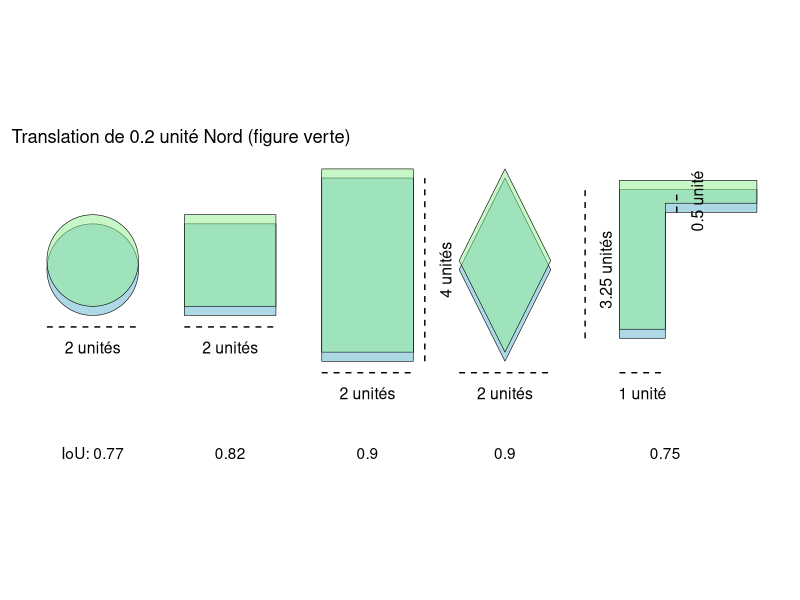
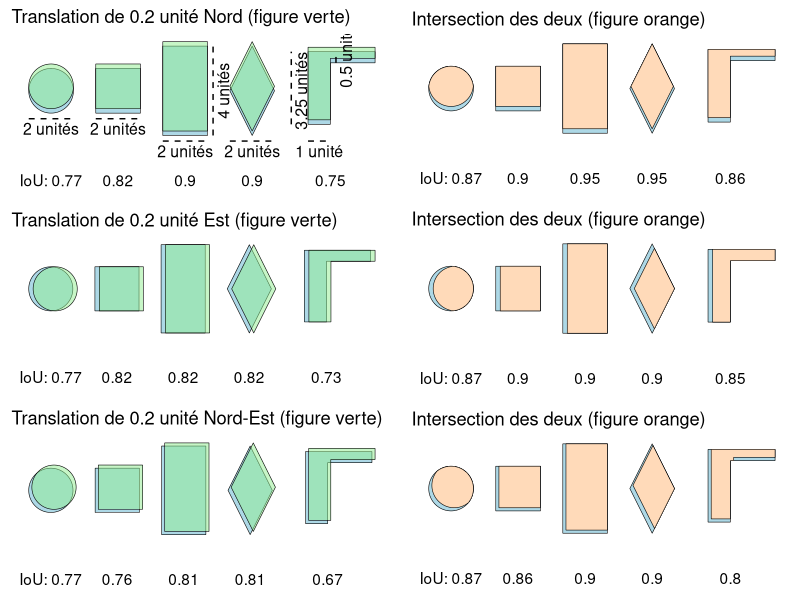

The R script that drew these images, in order: (Note: this script raises an error after producing the figures.)
## ---- chunk 1
knitr::opts_chunk$set(echo = TRUE)
rm(list = ls())
## ---- chunk 2
library(sf)
library(ggplot2)
library(gridExtra)
## ---- chunk 3
calculate_iou <- function(geometry_avant, geometry_apres) {
  if (!st_is_empty(geometry_avant) & !st_is_empty(geometry_apres)) {
    
    intersection <- st_intersection(geometry_avant, geometry_apres)
    
    if (length(intersection) == 0) {
      return(0) # Si les géométries ne s'intersectent pas du tout, IoU est 0
    }
    
    area_intersection <- st_area(intersection)
    union <- st_union(geometry_avant, geometry_apres)
    area_union <- st_area(union)
    
    return(as.numeric(area_intersection / area_union))
  } else {
    return(NA)
  }
}

calculate_iou_ajust <- function(geometry_avant, geometry_apres) {
  if (!st_is_empty(geometry_avant) & !st_is_empty(geometry_apres)) {
    # Calculer l'ajustement de la géométrie_avant
    centroid_apres <- st_centroid(geometry_apres)
    centroid_avant <- st_centroid(geometry_avant)
    translation_vector <- st_coordinates(centroid_apres)[1, 1:2] - st_coordinates(centroid_avant)[1, 1:2]
    geometry_avant_ajust <- st_geometry(geometry_avant) + translation_vector
    iou_ajust <- calculate_iou(st_set_crs(geometry_avant_ajust, 2154), geometry_apres)
    
    return(iou_ajust)
  } else {
    return(NA)
  }
}
## ---- chunk 4
create_circle <- function(center, radius, n_points = 100) {
  angles <- seq(0, 2 * pi, length.out = n_points)
  circle_points <- cbind(center[1] + radius * cos(angles),
                         center[2] + radius * sin(angles))
  # Assurez-vous que le polygone est fermé en répétant le premier point à la fin
  circle_points <- rbind(circle_points, circle_points[1,])
  circle <- st_polygon(list(circle_points))
  return(circle)
}

create_square <- function(center, side_length) {
  half_side <- side_length / 2
  square <- st_polygon(list(rbind(c(center[1] - half_side, center[2] - half_side),
                                  c(center[1] + half_side, center[2] - half_side),
                                  c(center[1] + half_side, center[2] + half_side),
                                  c(center[1] - half_side, center[2] + half_side),
                                  c(center[1] - half_side, center[2] - half_side))))
  return(square)
}

create_square <- function(center, side_length) {
  half_side <- side_length / 2
  square <- st_polygon(list(rbind(c(center[1] - half_side, center[2] - half_side),
                                  c(center[1] + half_side, center[2] - half_side),
                                  c(center[1] + half_side, center[2] + half_side),
                                  c(center[1] - half_side, center[2] + half_side),
                                  c(center[1] - half_side, center[2] - half_side))))
  return(square)
}

create_rectangle <- function(center, width, height) {
  half_width <- width / 2
  half_height <- height / 2
  rectangle <- st_polygon(list(rbind(c(center[1] - half_width, center[2] - half_height),
                                     c(center[1] + half_width, center[2] - half_height),
                                     c(center[1] + half_width, center[2] + half_height),
                                     c(center[1] - half_width, center[2] + half_height),
                                     c(center[1] - half_width, center[2] - half_height))))
  return(rectangle)
}

create_diamond <- function(center, width, height) {
  half_width <- width / 2
  half_height <- height / 2
  diamond <- st_polygon(list(rbind(c(center[1], center[2] - half_height),
                                   c(center[1] + half_width, center[2]),
                                   c(center[1], center[2] + half_height),
                                   c(center[1] - half_width, center[2]),
                                   c(center[1], center[2] - half_height))))
  return(diamond)
}

## ---- chunk 5

# Définir les centres pour espacer les formes
centers_1 <- list(
  circle_center = c(0, 0),
  square_center = c(3, 0),
  rectangle_center = c(6, 0),
  diamond_center = c(9, 0),
  L_b_center = c(12, 0),
  L_h_center = c(13, 1.5)
)

centers_2 <- list(
  circle_center = c(0, 0.2),
  square_center = c(3, 0.2),
  rectangle_center = c(6, 0.2),
  diamond_center = c(9, 0.2),
  L_b_center = c(12, 0.2),
  L_h_center = c(13, 1.7)
)

# Créer les formes avec les centres espacés
circle_1 <- create_circle(centers_1$circle_center, radius = 1)
square_1 <- create_square(centers_1$square_center, side_length = 2)
rectangle_1 <- create_rectangle(centers_1$rectangle_center, width = 2, height = 4)
diamond_1 <- create_diamond(centers_1$diamond_center, width = 2, height = 4)
L_b <- create_rectangle(centers_1$L_b_center, width = 1, height = 3)
L_h <- create_rectangle(centers_1$L_h_center, width = 3, height = 0.5)

L_1 <- st_union(L_b, L_h)

geometries <- st_sfc(circle_1, square_1, rectangle_1, diamond_1, L_1, crs = 4326)
geometries_sf_1 <- st_sf(geometry = geometries)

circle_2 <- create_circle(centers_2$circle_center, radius = 1)
square_2 <- create_square(centers_2$square_center, side_length = 2)
rectangle_2 <- create_rectangle(centers_2$rectangle_center, width = 2, height = 4)
diamond_2 <- create_diamond(centers_2$diamond_center, width = 2, height = 4)
L_b <- create_rectangle(centers_2$L_b_center, width = 1, height = 3)
L_h <- create_rectangle(centers_2$L_h_center, width = 3, height = 0.5)

L_2 <- st_union(L_b, L_h)

geometries <- st_sfc(circle_2, square_2, rectangle_2, diamond_2, L_2, crs = 4326)
geometries_sf_2 <- st_sf(geometry = geometries)

iou <- list(
  circle = calculate_iou(circle_1, circle_2),
  square = calculate_iou(square_1, square_2),
  rectangle = calculate_iou(rectangle_1, rectangle_2),
  diamond = calculate_iou(rectangle_1, rectangle_2),
  L = calculate_iou(L_1, L_2)
)

# Affichage avec ggplot2
plot1 <- ggplot() +
  geom_sf(data = geometries_sf_1, fill = 'lightblue', color = 'black') +
  geom_sf(data = geometries_sf_2, fill = 'lightgreen', color = 'black', alpha = 0.5) +
  theme_minimal() +
  ggtitle("Translation de 0.2 unité Nord (figure verte)") +
  
  # Annotation pour le cercle (diamètre)
  geom_segment(aes(x = -1, y = -1.25, xend = 1, yend = -1.25), color = "black", linetype = "dashed") + 
  annotate("text", x = 0, y = -1.7, label = "2 unités", color = "black", size = 4) +
  
  # Annotation pour le carré (côté)
  geom_segment(aes(x = 2, y = -1.25, xend = 4, yend = -1.25), color = "black", linetype = "dashed") + 
  annotate("text", x = 3, y = -1.7, label = "2 unités", color = "black", size = 4) +
  
  # Annotation pour le rectangle (largeur et hauteur)
  geom_segment(aes(x = 5, y = -2.25, xend = 7, yend = -2.25), color = "black", linetype = "dashed") + 
  annotate("text", x = 6, y = -2.7, label = "2 unités", color = "black", size = 4) +
  geom_segment(aes(x = 7.25, y = -2, xend = 7.25, yend = 2), color = "black", linetype = "dashed") + 
  annotate("text", x = 7.7, y = 0, label = "4 unités", color = "black", size = 4, angle = 90) +
  
  # Annotation pour le losange (largeur et hauteur)
  geom_segment(aes(x = 8, y = -2.25, xend = 10, yend = -2.25), color = "black", linetype = "dashed") + 
  annotate("text", x = 9, y = -2.7, label = "2 unités", color = "black", size = 4) +
  
  # Annotation pour le L (largeur et hauteur)
  geom_segment(aes(x = 10.75, y = -1.5, xend = 10.75, yend = 1.75), color = "black", linetype = "dashed") + 
  annotate("text", x = 11.2, y = 0, label = "3.25 unités", color = "black", size = 4, angle = 90) +
  
  geom_segment(aes(x = 11.5, y = -2.25, xend = 12.5, yend = -2.25), color = "black", linetype = "dashed") + 
  annotate("text", x = 12, y = -2.7, label = "1 unité", color = "black", size = 4) +
  
  geom_segment(aes(x = 12.75, y = 1.25, xend = 12.75, yend = 1.75), color = "black", linetype = "dashed") + 
  annotate("text", x = 13.2, y = 1.5, label = "0.5 unité", color = "black", size = 4, angle = 90) +
  
  # Annotations des IOU
  annotate("text", x = 0, y = -4, label = paste0("IoU: ", round(iou$circle, 2)), color = "black") +
  annotate("text", x = 3, y = -4, label = round(iou$square, 2), color = "black") +
  annotate("text", x = 6, y = -4, label = round(iou$rectangle, 2), color = "black") +
  annotate("text", x = 9, y = -4, label = round(iou$diamond, 2), color = "black") +
  annotate("text", x = 12.5, y = -4, label = round(iou$L, 2), color = "black") +
  
  # Suppression des axes et de la grille
  theme(
    axis.title.x = element_blank(),
    axis.title.y = element_blank(),
    axis.text.x = element_blank(),
    axis.text.y = element_blank(),
    axis.ticks.x = element_blank(),
    axis.ticks.y = element_blank(),
    panel.grid = element_blank()
  )

plot1
## ---- chunk 6

circle_3 <- st_intersection(circle_1, circle_2)
square_3 <- st_intersection(square_1, square_2)
rectangle_3 <- st_intersection(rectangle_1, rectangle_2)
diamond_3 <- st_intersection(diamond_1, diamond_2)
L_3 <- st_intersection(L_1, L_2)

geometries <- st_sfc(circle_3, square_3, rectangle_3, diamond_3, L_3, crs = 4326)
geometries_sf_3 <- st_sf(geometry = geometries)

iou <- list(
  circle = calculate_iou(circle_1, circle_3),
  square = calculate_iou(square_1, square_3),
  rectangle = calculate_iou(rectangle_1, rectangle_3),
  diamond = calculate_iou(rectangle_1, rectangle_3),
  L = calculate_iou(L_1, L_3)
)

# Affichage avec ggplot2
plot2 <- ggplot() +
  geom_sf(data = geometries_sf_1, fill = 'lightblue', color = 'black') +
  geom_sf(data = geometries_sf_3, fill = 'peachpuff', color = 'black') +
  theme_minimal() +
  ggtitle("Intersection des deux (figure orange)") +
  annotate("text", x = 0, y = -4, label = paste0("IoU: ", round(iou$circle, 2)), color = "black") +
  annotate("text", x = 3, y = -4, label = round(iou$square, 2), color = "black") +
  annotate("text", x = 6, y = -4, label = round(iou$rectangle, 2), color = "black") +
  annotate("text", x = 9, y = -4, label = round(iou$diamond, 2), color = "black") +
  annotate("text", x = 12.5, y = -4, label = round(iou$L, 2), color = "black") +
  theme(
    axis.title.x = element_blank(),  # Enlever le titre de l'axe x
    axis.title.y = element_blank(),  # Enlever le titre de l'axe y
    axis.text.x = element_blank(),   # Enlever le texte de l'axe x
    axis.text.y = element_blank(),   # Enlever le texte de l'axe y
    axis.ticks.x = element_blank(),  # Enlever les graduations de l'axe x
    axis.ticks.y = element_blank(),  # Enlever les graduations de l'axe y
    panel.grid = element_blank()     # Enlever les lignes de la grille
  ) 

## ---- chunk 7

# Définir les centres pour espacer les formes
centers_2 <- list(
  circle_center = c(0.2, 0),
  square_center = c(3.2, 0),
  rectangle_center = c(6.2, 0),
  diamond_center = c(9.2, 0),
  L_b_center = c(12.2, 0),
  L_h_center = c(13.2, 1.5)
)

circle_2 <- create_circle(centers_2$circle_center, radius = 1)
square_2 <- create_square(centers_2$square_center, side_length = 2)
rectangle_2 <- create_rectangle(centers_2$rectangle_center, width = 2, height = 4)
diamond_2 <- create_diamond(centers_2$diamond_center, width = 2, height = 4)
L_b <- create_rectangle(centers_2$L_b_center, width = 1, height = 3)
L_h <- create_rectangle(centers_2$L_h_center, width = 3, height = 0.5)

L_2 <- st_union(L_b, L_h)

geometries <- st_sfc(circle_2, square_2, rectangle_2, diamond_2, L_2, crs = 4326)
geometries_sf_2 <- st_sf(geometry = geometries)

iou <- list(
  circle = calculate_iou(circle_1, circle_2),
  square = calculate_iou(square_1, square_2),
  rectangle = calculate_iou(rectangle_1, rectangle_2),
  diamond = calculate_iou(rectangle_1, rectangle_2),
  L = calculate_iou(L_1, L_2)
)

# Affichage avec ggplot2
plot3 <- ggplot() +
  geom_sf(data = geometries_sf_1, fill = 'lightblue', color = 'black') +
  geom_sf(data = geometries_sf_2, fill = 'lightgreen', color = 'black', alpha= 0.5) +
  theme_minimal() +
  ggtitle("Translation de 0.2 unité Est (figure verte)") +
  annotate("text", x = 0, y = -4, label = paste0("IoU: ", round(iou$circle, 2)), color = "black") +
  annotate("text", x = 3, y = -4, label = round(iou$square, 2), color = "black",) +
  annotate("text", x = 6, y = -4, label = round(iou$rectangle, 2), color = "black") +
  annotate("text", x = 9, y = -4, label = round(iou$diamond, 2), color = "black") +
  annotate("text", x = 12.5, y = -4, label = round(iou$L, 2), color = "black") +
  theme(
    axis.title.x = element_blank(),  # Enlever le titre de l'axe x
    axis.title.y = element_blank(),  # Enlever le titre de l'axe y
    axis.text.x = element_blank(),   # Enlever le texte de l'axe x
    axis.text.y = element_blank(),   # Enlever le texte de l'axe y
    axis.ticks.x = element_blank(),  # Enlever les graduations de l'axe x
    axis.ticks.y = element_blank(),  # Enlever les graduations de l'axe y
    panel.grid = element_blank()     # Enlever les lignes de la grille
  )

## ---- chunk 8
circle_3 <- st_intersection(circle_1, circle_2)
square_3 <- st_intersection(square_1, square_2)
rectangle_3 <- st_intersection(rectangle_1, rectangle_2)
diamond_3 <- st_intersection(diamond_1, diamond_2)
L_3 <- st_intersection(L_1, L_2)

geometries <- st_sfc(circle_3, square_3, rectangle_3, diamond_3, L_3, crs = 4326)
geometries_sf_3 <- st_sf(geometry = geometries)

iou <- list(
  circle = calculate_iou(circle_1, circle_3),
  square = calculate_iou(square_1, square_3),
  rectangle = calculate_iou(rectangle_1, rectangle_3),
  diamond = calculate_iou(rectangle_1, rectangle_3),
  L = calculate_iou(L_1, L_3)
)

# Affichage avec ggplot2
plot4 <- ggplot() +
  geom_sf(data = geometries_sf_1, fill = 'lightblue', color = 'black') +
  geom_sf(data = geometries_sf_3, fill = 'peachpuff', color = 'black') +
  theme_minimal() +
  ggtitle("Intersection des deux (figure orange)") +
  annotate("text", x = 0, y = -4, label = paste0("IoU: ", round(iou$circle, 2)), color = "black") +
  annotate("text", x = 3, y = -4, label = round(iou$square, 2), color = "black",) +
  annotate("text", x = 6, y = -4, label = round(iou$rectangle, 2), color = "black") +
  annotate("text", x = 9, y = -4, label = round(iou$diamond, 2), color = "black") +
  annotate("text", x = 12.5, y = -4, label = round(iou$L, 2), color = "black") +
  theme(
    axis.title.x = element_blank(),  # Enlever le titre de l'axe x
    axis.title.y = element_blank(),  # Enlever le titre de l'axe y
    axis.text.x = element_blank(),   # Enlever le texte de l'axe x
    axis.text.y = element_blank(),   # Enlever le texte de l'axe y
    axis.ticks.x = element_blank(),  # Enlever les graduations de l'axe x
    axis.ticks.y = element_blank(),  # Enlever les graduations de l'axe y
    panel.grid = element_blank()     # Enlever les lignes de la grille
  )

## ---- chunk 9

# Définir les centres pour espacer les formes
centers_2 <- list(
  circle_center = c(0.2/ sqrt(2), 0.2/ sqrt(2)),
  square_center = c(3 + 0.2/ sqrt(2), 0.2/ sqrt(2)),
  rectangle_center = c(6 + 0.2/ sqrt(2), 0.2/ sqrt(2)),
  diamond_center = c(9+ 0.2/ sqrt(2), 0.2/ sqrt(2)),
  L_b_center = c(12 + 0.2/ sqrt(2), 0.2/ sqrt(2)),
  L_h_center = c(13 + 0.2/ sqrt(2), 1.5 + 0.2/ sqrt(2))
)

circle_2 <- create_circle(centers_2$circle_center, radius = 1)
square_2 <- create_square(centers_2$square_center, side_length = 2)
rectangle_2 <- create_rectangle(centers_2$rectangle_center, width = 2, height = 4)
diamond_2 <- create_diamond(centers_2$diamond_center, width = 2, height = 4)
L_b <- create_rectangle(centers_2$L_b_center, width = 1, height = 3)
L_h <- create_rectangle(centers_2$L_h_center, width = 3, height = 0.5)

L_2 <- st_union(L_b, L_h)

geometries <- st_sfc(circle_2, square_2, rectangle_2, diamond_2, L_2, crs = 4326)
geometries_sf_2 <- st_sf(geometry = geometries)

iou <- list(
  circle = calculate_iou(circle_1, circle_2),
  square = calculate_iou(square_1, square_2),
  rectangle = calculate_iou(rectangle_1, rectangle_2),
  diamond = calculate_iou(rectangle_1, rectangle_2),
  L = calculate_iou(L_1, L_2)
)

# Affichage avec ggplot2
plot5 <- ggplot() +
  geom_sf(data = geometries_sf_1, fill = 'lightblue', color = 'black') +
  geom_sf(data = geometries_sf_2, fill = 'lightgreen', color = 'black', alpha= 0.5) +
  theme_minimal() +
  ggtitle("Translation de 0.2 unité Nord-Est (figure verte)") +
  annotate("text", x = 0, y = -4, label = paste0("IoU: ", round(iou$circle, 2)), color = "black") +
  annotate("text", x = 3, y = -4, label = round(iou$square, 2), color = "black",) +
  annotate("text", x = 6, y = -4, label = round(iou$rectangle, 2), color = "black") +
  annotate("text", x = 9, y = -4, label = round(iou$diamond, 2), color = "black") +
  annotate("text", x = 12.5, y = -4, label = round(iou$L, 2), color = "black") +
  theme(
    axis.title.x = element_blank(),  # Enlever le titre de l'axe x
    axis.title.y = element_blank(),  # Enlever le titre de l'axe y
    axis.text.x = element_blank(),   # Enlever le texte de l'axe x
    axis.text.y = element_blank(),   # Enlever le texte de l'axe y
    axis.ticks.x = element_blank(),  # Enlever les graduations de l'axe x
    axis.ticks.y = element_blank(),  # Enlever les graduations de l'axe y
    panel.grid = element_blank()     # Enlever les lignes de la grille
  )

## ---- chunk 10

circle_3 <- st_intersection(circle_1, circle_2)
square_3 <- st_intersection(square_1, square_2)
rectangle_3 <- st_intersection(rectangle_1, rectangle_2)
diamond_3 <- st_intersection(diamond_1, diamond_2)
L_3 <- st_intersection(L_1, L_2)

geometries <- st_sfc(circle_3, square_3, rectangle_3, diamond_3, L_3, crs = 4326)
geometries_sf_3 <- st_sf(geometry = geometries)

iou <- list(
  circle = calculate_iou(circle_1, circle_3),
  square = calculate_iou(square_1, square_3),
  rectangle = calculate_iou(rectangle_1, rectangle_3),
  diamond = calculate_iou(rectangle_1, rectangle_3),
  L = calculate_iou(L_1, L_3)
)

# Affichage avec ggplot2
plot6 <- ggplot() +
  geom_sf(data = geometries_sf_1, fill = 'lightblue', color = 'black') +
  geom_sf(data = geometries_sf_3, fill = 'peachpuff', color = 'black') +
  theme_minimal() +
  ggtitle("Intersection des deux (figure orange)") +
  annotate("text", x = 0, y = -4, label = paste0("IoU: ", round(iou$circle, 2)), color = "black") +
  annotate("text", x = 3, y = -4, label = round(iou$square, 2), color = "black",) +
  annotate("text", x = 6, y = -4, label = round(iou$rectangle, 2), color = "black") +
  annotate("text", x = 9, y = -4, label = round(iou$diamond, 2), color = "black") +
  annotate("text", x = 12.5, y = -4, label = round(iou$L, 2), color = "black") +
  theme(
    axis.title.x = element_blank(),  # Enlever le titre de l'axe x
    axis.title.y = element_blank(),  # Enlever le titre de l'axe y
    axis.text.x = element_blank(),   # Enlever le texte de l'axe x
    axis.text.y = element_blank(),   # Enlever le texte de l'axe y
    axis.ticks.x = element_blank(),  # Enlever les graduations de l'axe x
    axis.ticks.y = element_blank(),  # Enlever les graduations de l'axe y
    panel.grid = element_blank()     # Enlever les lignes de la grille
  )

## ---- chunk 11
plot <- grid.arrange(plot1, plot2, plot3, plot4, plot5, plot6, ncol = 2)
ggsave("../www/Forme_iou_translation.png", plot = plot, width = 10, height = 7, dpi = 300)
